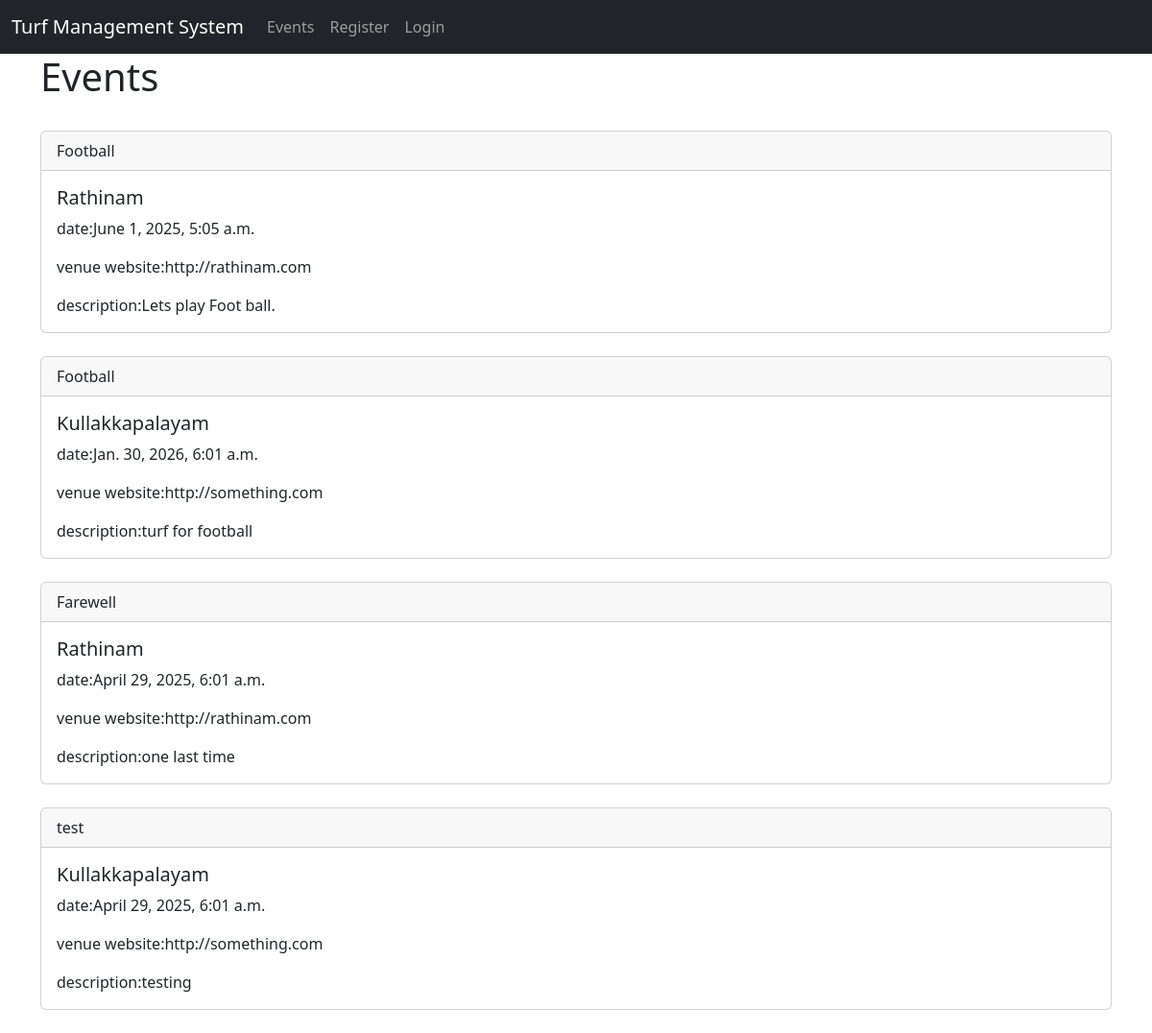
Screenshot of /events/ with the database file from the repository.
### events/models.py (models this page shows)
class Event_DB(models.Model):
    name = models.CharField('event name',max_length=100)
    date = models.DateTimeField('event date')
    venue = models.ForeignKey(Venue_DB,blank=True,null = True,on_delete=models.CASCADE)
    manager = models.ForeignKey(User,blank=True,null=True,on_delete = models.SET_NULL)
    description = models.TextField('game event description',blank=True)
    attendees = models.ManyToManyField(TurfUsers_DB,blank=True)
    event_images = models.ImageField('event image',blank=True,upload_to='event_images/')
    def __str__(self):
        return self.name

class Venue_DB(models.Model):
    name = models.CharField('venue name',max_length=100)
    address = models.CharField('address',max_length=100)
    pin_code = models.CharField('pin code',max_length=15,blank=True)
    phone = models.CharField("phone number",max_length=15,blank=True)
    web = models.URLField("Website Address",blank=True)
    email_address = models.EmailField('EmailField',blank=True)
    owner = models.IntegerField('owner id' , blank=False, default=1)
    venue_image = models.ImageField('image',blank=True,upload_to='images/')
    def __str__(self):
        return self.name

### events/views.py (the view)
# urls.py: path('events/',views.all_events,name='list-events'),
def all_events(request):
    event_list = models.Event_DB.objects.all()
    return render(request, 'events/event_list.html',{'event_list':event_list})

### events/templates/events/event_list.html (shortened to what this page needs)
{% extends "events/base.html" %}
{% block content %}
    <h1>Events</h1>
    <br>
    {% for event in event_list %}
    <div class="card">
        <div class="card-header">
            {{ event }}
        </div>
        <div class="card-body">
          <h5 class="card-title">{{ event.venue }}</h5>
          <p class="card-text">date:{{ event.date }}</p>
          <p class="card-text">venue website:{{ event.venue.web }}</p>
          <p class="card-text">description:{{ event.description }}</p>
        </div>
      </div>
      <br>
    {% endfor %}
{% endblock %}

### rows the page displays
Event_DB: name "Football", venue "Rathinam", date "June 1, 2025, 5:05 a.m.", venue.web "http://rathinam.com", description "Lets play Foot ball."
Event_DB: name "Football", venue "Kullakkapalayam", date "Jan. 30, 2026, 6:01 a.m.", venue.web "http://something.com", description "turf for football"
Event_DB: name "Farewell", venue "Rathinam", date "April 29, 2025, 6:01 a.m.", venue.web "http://rathinam.com", description "one last time"
Event_DB: name "test", venue "Kullakkapalayam", date "April 29, 2025, 6:01 a.m.", venue.web "http://something.com", description "testing"
